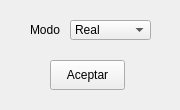
<?xml version="1.0" encoding="UTF-8"?>
<ui version="4.0">
 <class>MainWindow</class>
 <widget class="QMainWindow" name="MainWindow">
  <property name="geometry">
   <rect>
    <x>0</x>
    <y>0</y>
    <width>180</width>
    <height>110</height>
   </rect>
  </property>
  <property name="minimumSize">
   <size>
    <width>180</width>
    <height>110</height>
   </size>
  </property>
  <property name="maximumSize">
   <size>
    <width>180</width>
    <height>110</height>
   </size>
  </property>
  <property name="windowTitle">
   <string>Hidalgo Trading Tool</string>
  </property>
  <property name="windowIcon">
   <iconset>
    <normaloff>icono.ico</normaloff>icono.ico</iconset>
  </property>
  <widget class="QWidget" name="centralwidget">
   <widget class="QLabel" name="lbl_modo">
    <property name="geometry">
     <rect>
      <x>30</x>
      <y>20</y>
      <width>31</width>
      <height>20</height>
     </rect>
    </property>
    <property name="text">
     <string>Modo:</string>
    </property>
   </widget>
   <widget class="QComboBox" name="cbx_modo">
    <property name="geometry">
     <rect>
      <x>70</x>
      <y>20</y>
      <width>81</width>
      <height>20</height>
     </rect>
    </property>
    <property name="currentIndex">
     <number>1</number>
    </property>
    <item>
     <property name="text">
      <string>Simulación</string>
     </property>
    </item>
    <item>
     <property name="text">
      <string>Real</string>
     </property>
    </item>
   </widget>
   <widget class="QPushButton" name="pbtn_aceptar">
    <property name="geometry">
     <rect>
      <x>50</x>
      <y>60</y>
      <width>75</width>
      <height>30</height>
     </rect>
    </property>
    <property name="text">
     <string>Aceptar</string>
    </property>
   </widget>
  </widget>
 </widget>
 <resources/>
 <connections/>
</ui>
